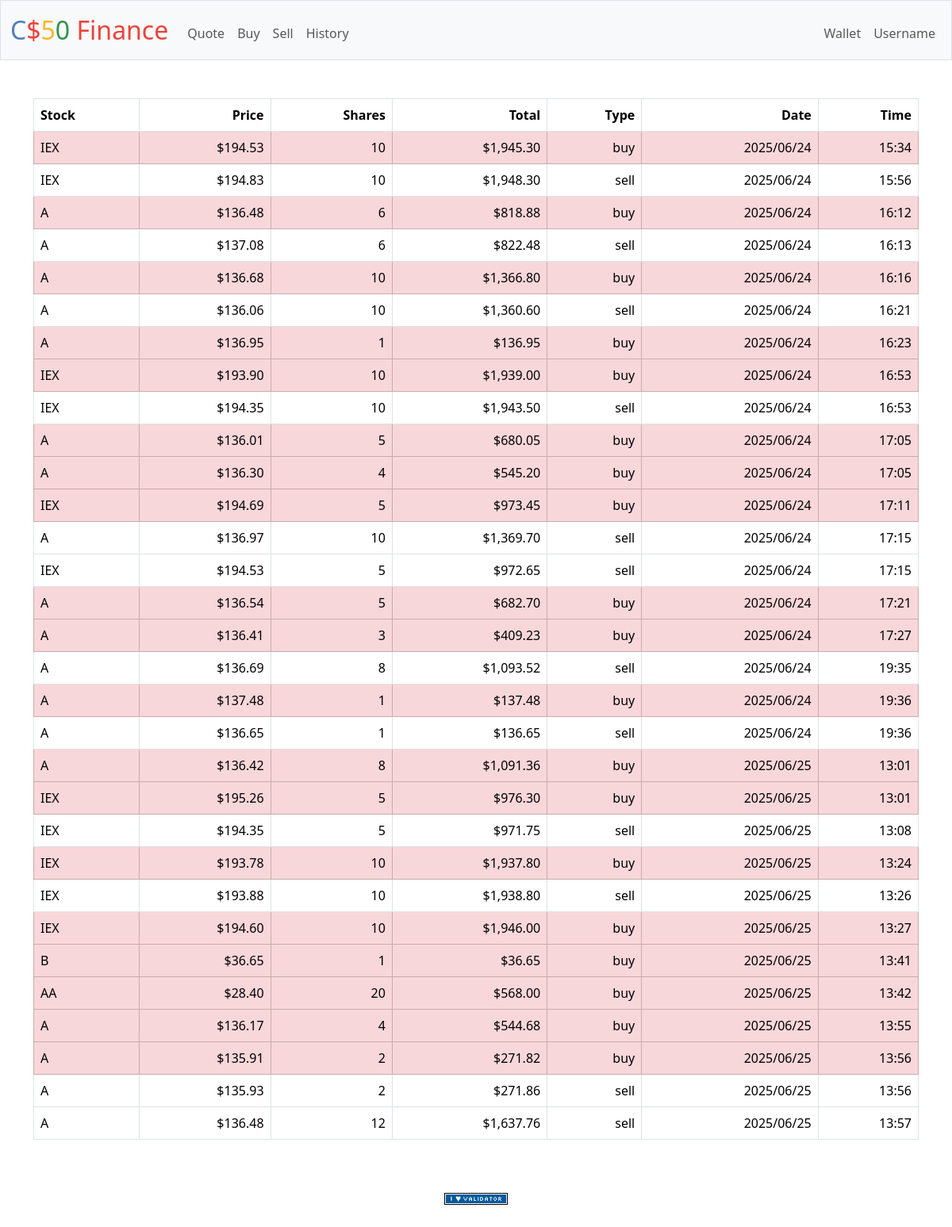
The app's page /history (signed in) with its own data.
### tables this page shows
CREATE TABLE transactions (
    id INTEGER PRIMARY KEY NOT NULL,
    user_id INTEGER NOT NULL,
    symbol TEXT NOT NULL,
    price NUMERIC NOT NULL,
    shares INTEGER NOT NULL,
    total NUMERIC NOT NULL,
    type INTEGER NOT NULL,
    date TEXT NOT NULL,
    FOREIGN KEY (user_id) REFERENCES users(id)
);

CREATE TABLE transactions_type (
id INTEGER PRIMARY KEY AUTOINCREMENT NOT NULL,
desc TEXT NOT NULL
);

### app.py (the view)
@app.route("/history")
@login_required
def history():
    id = session.get("user_id")
    stocks = db.execute("" \
    "SELECT symbol, price, shares, total, tt.desc as type, date " \
    "FROM transactions " \
    "JOIN transactions_type tt ON type = tt.id " \
    "WHERE user_id = ?" \
    "", id)
    for stock in stocks:
        print(stock["date"])
        fdatetime = stock["date"].split()
        stock["time"] = fdatetime[1]
        stock["date"] = fdatetime[0].replace("-", "/")
    return render_template("history.html", stocks=stocks)

### app.py (called while the page is built)
@app.after_request
def after_request(response):
    response.headers["Cache-Control"] = "no-cache, no-store, must-revalidate"
    response.headers["Expires"] = 0
    response.headers["Pragma"] = "no-cache"
    return response

### helpers.py (called while the page is built)
def login_required(f):
    @wraps(f)
    def decorated_function(*args, **kwargs):
        if session.get("user_id") is None:
            return redirect("/login")
        return f(*args, **kwargs)
    return decorated_function

def usd(value):
    return f"${value:,.2f}"

### templates/history.html (shortened to what this page needs)
{% extends "layout.html" %}
{% block main %}
    <table class="table table-bordered">
        <thead>
            <tr>
                <th scope="col"  class="text-start">Stock</th>
                <th scope="col"  class="text-end">Price</th>
                <th scope="col"  class="text-end">Shares</th>
                <th scope="col"  class="text-end">Total</th>
                <th scope="col"  class="text-end">Type</th>
                <th scope="col"  class="text-end">Date</th>
                <th scope="col"  class="text-end">Time</th>
            </tr>
        </thead>
        <tbody>
            {% for stock in stocks %}
                <tr class="{% if stock.type == 'sell' %} table-sucess {% else %} table-danger {% endif %}">
                    <td  class="text-start">{{ stock.symbol }}</td>
                    <td  class="text-end">{{ stock.price | usd }}</td>
                    <td  class="text-end">{{ stock.shares }}</td>
                    <td  class="text-end">{{ stock.total | usd }}</td>
                    <td  class="text-end">{{ stock.type }}</td>
                    <td  class="text-end">{{ stock.date }}</td>
                    <td  class="text-end">{{ stock.time }}</td>
                </tr>
            {% endfor %}
        </tbody>
    </table>
{% endblock %}

### templates/layout.html (shortened to what this page needs)
<!DOCTYPE html>
<html lang="en">
    <head>
        <link href="https://cdn.jsdelivr.net/npm/bootstrap@5.3.3/dist/css/bootstrap.min.css" rel="stylesheet">
        <link href="/static/styles.css" rel="stylesheet">
    </head>
    <body>
        <div id="navbar-placeholder"></div>
        <nav class="bg-light border navbar navbar-expand-md navbar-light fixed-top">
            <div class="container-fluid">
                <a class="navbar-brand" href="/"><span class="blue">C</span><span class="red">$</span><span class="yellow">5</span><span class="green">0</span> <span class="red">Finance</span></a>
                <div class="collapse navbar-collapse" id="navbar">
                    {% if session["user_id"] %}
                        <ul class="navbar-nav me-auto mt-2">
                            <li class="nav-item"><a class="nav-link" href="/quote">Quote</a></li>
                            <li class="nav-item"><a class="nav-link" href="/buy">Buy</a></li>
                            <li class="nav-item"><a class="nav-link" href="/sell">Sell</a></li>
                            <li class="nav-item"><a class="nav-link" href="/history">History</a></li>
                        </ul>
                        <ul class="navbar-nav ms-auto mt-2">
                            <li class="nav-item"><a class="nav-link">Wallet</a></li>
                            <li class="nav-item lg-responsive">
                                <div>
                                    <a id="username-div" class="nav-link"
                                        href="#" role="button" data-bs-toggle="dropdown" aria-expanded="false">
                                        Username
                                    </a>
                                </div>
                            </li>
                        </ul>
                    {% else %}
                        <ul class="navbar-nav ms-auto mt-2">
                            <li class="nav-item"><a class="nav-link" href="/register">Register</a></li>
                            <li class="nav-item"><a class="nav-link" href="/login">Log In</a></li>
                        </ul>
                    {% endif %}
                </div>
            </div>
        </nav>
        <main class="container py-5 text-center">
            {% block main %}{% endblock %}
        </main>
        <footer class="mb-5">
            <form action="https://validator.w3.org/check" class="text-center" enctype="multipart/form-data" method="post" target="_blank">
                <input alt="Validate" src="/static/I_heart_validator.png" type="image">
            </form>
        </footer>
        <div class="toast-container position-fixed bottom-0 end-0 p-3">
        </div>
    </body>
</html>

### static/styles.css (style rules this page uses)
nav .navbar-brand { font-size: xx-large; }
nav .navbar-brand .blue { color: #537fbe; }
nav .navbar-brand .red { color: #ea433b; }
nav .navbar-brand .yellow { color: #f5b82e; }
nav .navbar-brand .green { color: #2e944b; }
.lg-responsive { display: none }
#navbar-placeholder { width: 100%; height: 76px; }
@media (min-width: 768px) { .lg-responsive { display: block } }

### records on screen
transactions: symbol "IEX", price "$194.53", shares "10", total "$1,945.30", type "buy", date "2025/06/24", time "15:34"
transactions: symbol "IEX", price "$194.83", shares "10", total "$1,948.30", type "sell", date "2025/06/24", time "15:56"
transactions: symbol "A", price "$136.48", shares "6", total "$818.88", type "buy", date "2025/06/24", time "16:12"
transactions: symbol "A", price "$137.08", shares "6", total "$822.48", type "sell", date "2025/06/24", time "16:13"
transactions: symbol "A", price "$136.68", shares "10", total "$1,366.80", type "buy", date "2025/06/24", time "16:16"
transactions: symbol "A", price "$136.06", shares "10", total "$1,360.60", type "sell", date "2025/06/24", time "16:21"
transactions: symbol "A", price "$136.95", shares "1", total "$136.95", type "buy", date "2025/06/24", time "16:23"
transactions: symbol "IEX", price "$193.90", shares "10", total "$1,939.00", type "buy", date "2025/06/24", time "16:53"
transactions: symbol "IEX", price "$194.35", shares "10", total "$1,943.50", type "sell", date "2025/06/24", time "16:53"
transactions: symbol "A", price "$136.01", shares "5", total "$680.05", type "buy", date "2025/06/24", time "17:05"
transactions: symbol "A", price "$136.30", shares "4", total "$545.20", type "buy", date "2025/06/24", time "17:05"
transactions: symbol "IEX", price "$194.69", shares "5", total "$973.45", type "buy", date "2025/06/24", time "17:11"
transactions: symbol "A", price "$136.97", shares "10", total "$1,369.70", type "sell", date "2025/06/24", time "17:15"
transactions: symbol "IEX", price "$194.53", shares "5", total "$972.65", type "sell", date "2025/06/24", time "17:15"
transactions: symbol "A", price "$136.54", shares "5", total "$682.70", type "buy", date "2025/06/24", time "17:21"
transactions: symbol "A", price "$136.41", shares "3", total "$409.23", type "buy", date "2025/06/24", time "17:27"
transactions: symbol "A", price "$136.69", shares "8", total "$1,093.52", type "sell", date "2025/06/24", time "19:35"
transactions: symbol "A", price "$137.48", shares "1", total "$137.48", type "buy", date "2025/06/24", time "19:36"
transactions: symbol "A", price "$136.65", shares "1", total "$136.65", type "sell", date "2025/06/24", time "19:36"
transactions: symbol "A", price "$136.42", shares "8", total "$1,091.36", type "buy", date "2025/06/25", time "13:01"
transactions: symbol "IEX", price "$195.26", shares "5", total "$976.30", type "buy", date "2025/06/25", time "13:01"
transactions: symbol "IEX", price "$194.35", shares "5", total "$971.75", type "sell", date "2025/06/25", time "13:08"
transactions: symbol "IEX", price "$193.78", shares "10", total "$1,937.80", type "buy", date "2025/06/25", time "13:24"
transactions: symbol "IEX", price "$193.88", shares "10", total "$1,938.80", type "sell", date "2025/06/25", time "13:26"
transactions: symbol "IEX", price "$194.60", shares "10", total "$1,946.00", type "buy", date "2025/06/25", time "13:27"
transactions: symbol "B", price "$36.65", shares "1", total "$36.65", type "buy", date "2025/06/25", time "13:41"
transactions: symbol "AA", price "$28.40", shares "20", total "$568.00", type "buy", date "2025/06/25", time "13:42"
transactions: symbol "A", price "$136.17", shares "4", total "$544.68", type "buy", date "2025/06/25", time "13:55"
transactions: symbol "A", price "$135.91", shares "2", total "$271.82", type "buy", date "2025/06/25", time "13:56"
transactions: symbol "A", price "$135.93", shares "2", total "$271.86", type "sell", date "2025/06/25", time "13:56"
transactions: symbol "A", price "$136.48", shares "12", total "$1,637.76", type "sell", date "2025/06/25", time "13:57"
